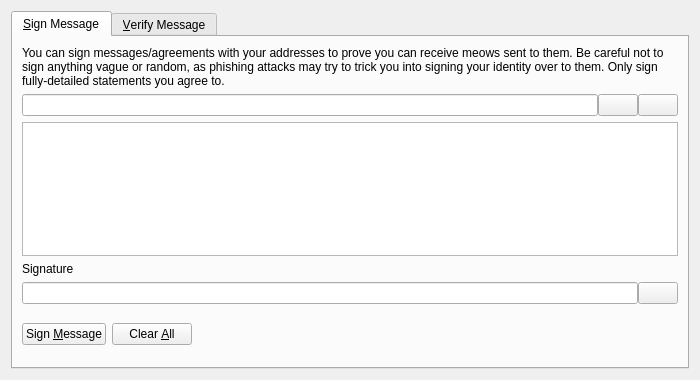
<?xml version="1.0" encoding="UTF-8"?>
<ui version="4.0">
 <class>SignVerifyMessageDialog</class>
 <widget class="QDialog" name="SignVerifyMessageDialog">
  <property name="geometry">
   <rect>
    <x>0</x>
    <y>0</y>
    <width>700</width>
    <height>380</height>
   </rect>
  </property>
  <property name="windowTitle">
   <string>Signatures - Sign / Verify a Message</string>
  </property>
  <property name="modal">
   <bool>true</bool>
  </property>
  <layout class="QVBoxLayout" name="verticalLayout">
   <item>
    <widget class="QTabWidget" name="tabWidget">
     <property name="currentIndex">
      <number>0</number>
     </property>
     <widget class="QWidget" name="tabSignMessage">
      <attribute name="title">
       <string>&amp;Sign Message</string>
      </attribute>
      <layout class="QVBoxLayout" name="verticalLayout_SM">
       <item>
        <widget class="QLabel" name="infoLabel_SM">
         <property name="text">
          <string>You can sign messages/agreements with your addresses to prove you can receive meows sent to them. Be careful not to sign anything vague or random, as phishing attacks may try to trick you into signing your identity over to them. Only sign fully-detailed statements you agree to.</string>
         </property>
         <property name="textFormat">
          <enum>Qt::PlainText</enum>
         </property>
         <property name="wordWrap">
          <bool>true</bool>
         </property>
        </widget>
       </item>
       <item>
        <layout class="QHBoxLayout" name="horizontalLayout_1_SM">
         <property name="spacing">
          <number>0</number>
         </property>
         <item>
          <widget class="QValidatedLineEdit" name="addressIn_SM">
           <property name="toolTip">
            <string>The Meow address to sign the message with</string>
           </property>
          </widget>
         </item>
         <item>
          <widget class="QPushButton" name="addressBookButton_SM">
           <property name="toolTip">
            <string>Choose previously used address</string>
           </property>
           <property name="text">
            <string/>
           </property>
           <property name="icon">
            <iconset resource="../meow.qrc">
             <normaloff>:/icons/address-book</normaloff>:/icons/address-book</iconset>
           </property>
           <property name="shortcut">
            <string>Alt+A</string>
           </property>
           <property name="autoDefault">
            <bool>false</bool>
           </property>
          </widget>
         </item>
         <item>
          <widget class="QPushButton" name="pasteButton_SM">
           <property name="toolTip">
            <string>Paste address from clipboard</string>
           </property>
           <property name="text">
            <string/>
           </property>
           <property name="icon">
            <iconset resource="../meow.qrc">
             <normaloff>:/icons/editpaste</normaloff>:/icons/editpaste</iconset>
           </property>
           <property name="shortcut">
            <string>Alt+P</string>
           </property>
           <property name="autoDefault">
            <bool>false</bool>
           </property>
          </widget>
         </item>
        </layout>
       </item>
       <item>
        <widget class="QPlainTextEdit" name="messageIn_SM">
         <property name="toolTip">
          <string>Enter the message you want to sign here</string>
         </property>
        </widget>
       </item>
       <item>
        <widget class="QLabel" name="signatureLabel_SM">
         <property name="text">
          <string>Signature</string>
         </property>
         <property name="textFormat">
          <enum>Qt::PlainText</enum>
         </property>
        </widget>
       </item>
       <item>
        <layout class="QHBoxLayout" name="horizontalLayout_2_SM">
         <property name="spacing">
          <number>0</number>
         </property>
         <item>
          <widget class="QLineEdit" name="signatureOut_SM">
           <property name="font">
            <font>
             <italic>true</italic>
            </font>
           </property>
           <property name="readOnly">
            <bool>true</bool>
           </property>
          </widget>
         </item>
         <item>
          <widget class="QPushButton" name="copySignatureButton_SM">
           <property name="toolTip">
            <string>Copy the current signature to the system clipboard</string>
           </property>
           <property name="text">
            <string/>
           </property>
           <property name="icon">
            <iconset resource="../meow.qrc">
             <normaloff>:/icons/editcopy</normaloff>:/icons/editcopy</iconset>
           </property>
           <property name="autoDefault">
            <bool>false</bool>
           </property>
          </widget>
         </item>
        </layout>
       </item>
       <item>
        <layout class="QHBoxLayout" name="horizontalLayout_3_SM">
         <item>
          <widget class="QPushButton" name="signMessageButton_SM">
           <property name="toolTip">
            <string>Sign the message to prove you own this Meow address</string>
           </property>
           <property name="text">
            <string>Sign &amp;Message</string>
           </property>
           <property name="icon">
            <iconset resource="../meow.qrc">
             <normaloff>:/icons/edit</normaloff>:/icons/edit</iconset>
           </property>
           <property name="autoDefault">
            <bool>false</bool>
           </property>
          </widget>
         </item>
         <item>
          <widget class="QPushButton" name="clearButton_SM">
           <property name="toolTip">
            <string>Reset all sign message fields</string>
           </property>
           <property name="text">
            <string>Clear &amp;All</string>
           </property>
           <property name="icon">
            <iconset resource="../meow.qrc">
             <normaloff>:/icons/remove</normaloff>:/icons/remove</iconset>
           </property>
           <property name="autoDefault">
            <bool>false</bool>
           </property>
          </widget>
         </item>
         <item>
          <spacer name="horizontalSpacer_1_SM">
           <property name="orientation">
            <enum>Qt::Horizontal</enum>
           </property>
           <property name="sizeHint" stdset="0">
            <size>
             <width>40</width>
             <height>48</height>
            </size>
           </property>
          </spacer>
         </item>
         <item>
          <widget class="QLabel" name="statusLabel_SM">
           <property name="font">
            <font>
             <weight>75</weight>
             <bold>true</bold>
            </font>
           </property>
           <property name="text">
            <string/>
           </property>
           <property name="wordWrap">
            <bool>true</bool>
           </property>
          </widget>
         </item>
         <item>
          <spacer name="horizontalSpacer_2_SM">
           <property name="orientation">
            <enum>Qt::Horizontal</enum>
           </property>
           <property name="sizeHint" stdset="0">
            <size>
             <width>40</width>
             <height>48</height>
            </size>
           </property>
          </spacer>
         </item>
        </layout>
       </item>
      </layout>
     </widget>
     <widget class="QWidget" name="tabVerifyMessage">
      <attribute name="title">
       <string>&amp;Verify Message</string>
      </attribute>
      <layout class="QVBoxLayout" name="verticalLayout_VM">
       <item>
        <widget class="QLabel" name="infoLabel_VM">
         <property name="text">
          <string>Enter the receiver's address, message (ensure you copy line breaks, spaces, tabs, etc. exactly) and signature below to verify the message. Be careful not to read more into the signature than what is in the signed message itself, to avoid being tricked by a man-in-the-middle attack. Note that this only proves the signing party receives with the address, it cannot prove sendership of any transaction!</string>
         </property>
         <property name="textFormat">
          <enum>Qt::PlainText</enum>
         </property>
         <property name="alignment">
          <set>Qt::AlignLeading|Qt::AlignLeft|Qt::AlignTop</set>
         </property>
         <property name="wordWrap">
          <bool>true</bool>
         </property>
        </widget>
       </item>
       <item>
        <layout class="QHBoxLayout" name="horizontalLayout_1_VM">
         <property name="spacing">
          <number>0</number>
         </property>
         <item>
          <widget class="QValidatedLineEdit" name="addressIn_VM">
           <property name="toolTip">
            <string>The Meow address the message was signed with</string>
           </property>
          </widget>
         </item>
         <item>
          <widget class="QPushButton" name="addressBookButton_VM">
           <property name="toolTip">
            <string>Choose previously used address</string>
           </property>
           <property name="text">
            <string/>
           </property>
           <property name="icon">
            <iconset resource="../meow.qrc">
             <normaloff>:/icons/address-book</normaloff>:/icons/address-book</iconset>
           </property>
           <property name="shortcut">
            <string>Alt+A</string>
           </property>
           <property name="autoDefault">
            <bool>false</bool>
           </property>
          </widget>
         </item>
        </layout>
       </item>
       <item>
        <widget class="QPlainTextEdit" name="messageIn_VM"/>
       </item>
       <item>
        <widget class="QValidatedLineEdit" name="signatureIn_VM"/>
       </item>
       <item>
        <layout class="QHBoxLayout" name="horizontalLayout_2_VM">
         <item>
          <widget class="QPushButton" name="verifyMessageButton_VM">
           <property name="toolTip">
            <string>Verify the message to ensure it was signed with the specified Meow address</string>
           </property>
           <property name="text">
            <string>Verify &amp;Message</string>
           </property>
           <property name="icon">
            <iconset resource="../meow.qrc">
             <normaloff>:/icons/transaction_0</normaloff>:/icons/transaction_0</iconset>
           </property>
           <property name="autoDefault">
            <bool>false</bool>
           </property>
          </widget>
         </item>
         <item>
          <widget class="QPushButton" name="clearButton_VM">
           <property name="toolTip">
            <string>Reset all verify message fields</string>
           </property>
           <property name="text">
            <string>Clear &amp;All</string>
           </property>
           <property name="icon">
            <iconset resource="../meow.qrc">
             <normaloff>:/icons/remove</normaloff>:/icons/remove</iconset>
           </property>
           <property name="autoDefault">
            <bool>false</bool>
           </property>
          </widget>
         </item>
         <item>
          <spacer name="horizontalSpacer_1_VM">
           <property name="orientation">
            <enum>Qt::Horizontal</enum>
           </property>
           <property name="sizeHint" stdset="0">
            <size>
             <width>40</width>
             <height>48</height>
            </size>
           </property>
          </spacer>
         </item>
         <item>
          <widget class="QLabel" name="statusLabel_VM">
           <property name="font">
            <font>
             <weight>75</weight>
             <bold>true</bold>
            </font>
           </property>
           <property name="text">
            <string/>
           </property>
           <property name="wordWrap">
            <bool>true</bool>
           </property>
          </widget>
         </item>
         <item>
          <spacer name="horizontalSpacer_2_VM">
           <property name="orientation">
            <enum>Qt::Horizontal</enum>
           </property>
           <property name="sizeHint" stdset="0">
            <size>
             <width>40</width>
             <height>48</height>
            </size>
           </property>
          </spacer>
         </item>
        </layout>
       </item>
      </layout>
     </widget>
    </widget>
   </item>
  </layout>
 </widget>
 <customwidgets>
  <customwidget>
   <class>QValidatedLineEdit</class>
   <extends>QLineEdit</extends>
   <header>qvalidatedlineedit.h</header>
  </customwidget>
 </customwidgets>
 <resources>
  <include location="../meow.qrc"/>
 </resources>
 <connections/>
</ui>
